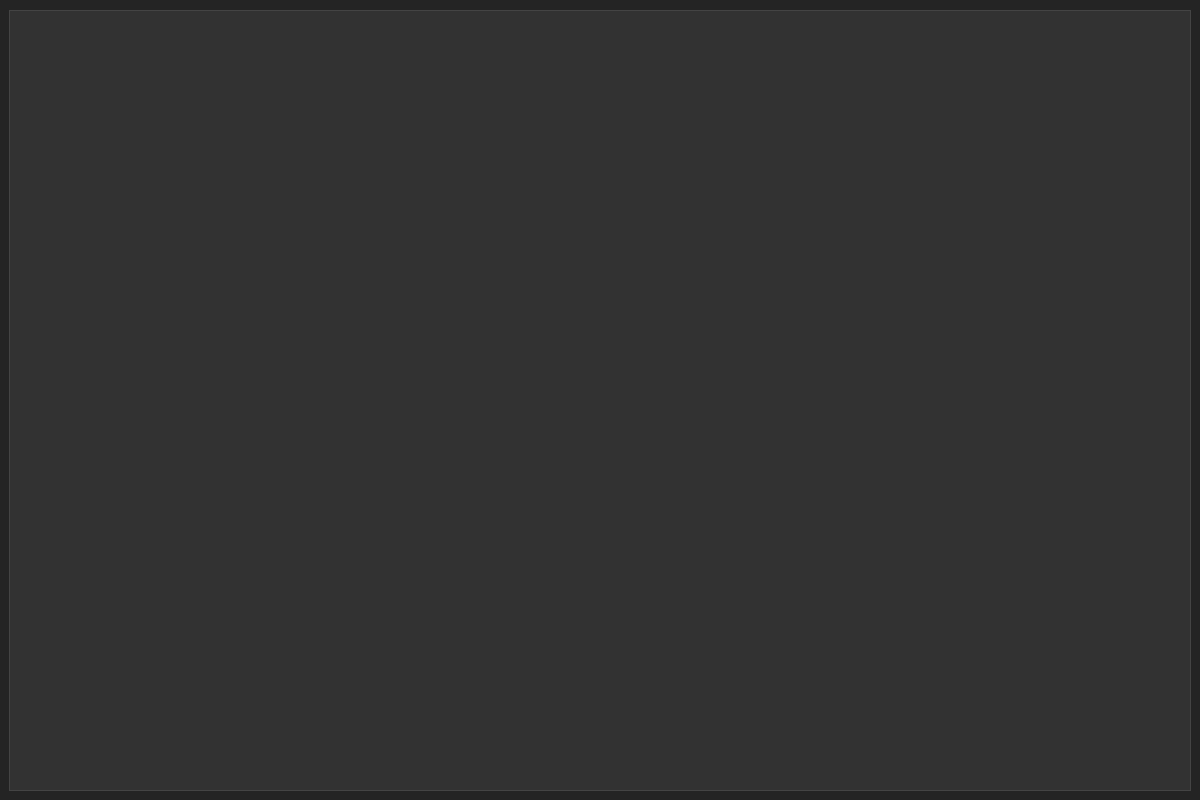
<?xml version="1.0" encoding="UTF-8"?>
<ui version="4.0">
 <class>MainWindow</class>
 <widget class="QMainWindow" name="MainWindow">
  <property name="geometry">
   <rect>
    <x>0</x>
    <y>0</y>
    <width>1200</width>
    <height>800</height>
   </rect>
  </property>
  <property name="minimumSize">
   <size>
    <width>1200</width>
    <height>800</height>
   </size>
  </property>
  <property name="windowTitle">
   <string>Torpedo</string>
  </property>
  <property name="styleSheet">
   <string notr="true">
/*-----QWidget-----*/
QWidget
{
	background-color: #242424;
	color: #fff;
	selection-background-color: #fff;
	selection-color: #000;

}

QWidget::tab {
min-width:150px;
min-height:35px;
background-color:#12789c;
color: #d3d6da;
}


QWidget::tab:selected {
background-color:#a9b7c6;
color: rgb(22, 137, 179);
}


/*-----QLabel-----*/
QLabel
{
	background-color: transparent;
	color: #fff;

}


/*-----QMenuBar-----*/
QMenuBar 
{
	background-color: #4a5157;
	color: #fff;

}


QMenuBar::item 
{
	background-color: transparent;
	border-left: 1px solid #003333;
	padding: 5px;
	padding-left: 15px;
	padding-right: 15px;

}


QMenuBar::item:selected 
{
	background-color: #003333;
	border: 1px solid #006666;
	color: #fff;

}


QMenuBar::item:pressed 
{
	background-color: #006666;
	border: 1px solid #006666;
	color: #fff;

}


/*-----QMenu-----*/
QMenu
{
    background-color: #4a5157;
    border: 1px solid #4a5157;
    padding: 10px;
	color: #fff;

}


QMenu::item
{
    background-color: transparent;
    padding: 2px 20px 2px 20px;
	min-width: 200px;

}


QMenu::separator
{
   	background-color: #242424;
	height: 1px;

}


QMenu::item:disabled
{
    color: #555;
    background-color: transparent;
    padding: 2px 20px 2px 20px;

}


QMenu::item:selected
{
	background-color: #003333;
	border: 1px solid #006666;
	color: #fff;

}


/*-----QToolButton-----*/
QToolButton 
{
	background-color: transparent;
	color: #fff;
	padding: 3px;
	margin-left: 1px;
}


QToolButton:hover
{
	background-color: rgba(70,162,218,50%);
	border: 1px solid #46a2da;
	color: #000;
	
}


QToolButton:pressed
{
	background-color: #727272;
	border: 1px solid #46a2da;

}


QToolButton:checked
{
	background-color: #727272;
	border: 1px solid #222;
}


/*-----QPushButton-----*/
QPushButton
{
	background-color: #4891b4;
	color: #fff;
	min-width: 80px;
	border-radius: 4px;
	padding: 5px;

}


QPushButton::flat
{
	background-color: transparent;
	border: none;
	color: #000;

}


QPushButton::disabled
{
	background-color: #606060;
	color: #959595;
	border-color: #051a39;

}


QPushButton::hover
{
	background-color: #54aad3;
	border: 1px solid #46a2da;

}


QPushButton::pressed
{
	background-color: #2385b4;
	border: 1px solid #46a2da;

}


QPushButton::checked
{
	background-color: #bd5355;
	border: 1px solid #bd5355;

}


/*-----QLineEdit-----*/
QLineEdit
{
	background-color: #242424;
	color : #fff;
	border: 1px solid #1d1d1d;
	padding: 3px;
	padding-left: 5px;
	border-radius: 4px;

}


/*-----QPlainTExtEdit-----*/
QPlainTextEdit
{
	background-color: #242424;
	color : #fff;
	border: 1px solid #1d1d1d;
	padding: 3px;
	padding-left: 5px;
	border-radius: 4px;

}


/*-----QToolBox-----*/
QToolBox
{
	background-color: transparent;
	border: 1px solid #1d1d1d;

}


QToolBox::tab
{
	background-color: #002b2b;
	border: 1px solid #1d1d1d;

}


QToolBox::tab:hover
{
	background-color: #006d6d;
	border: 1px solid #1d1d1d;

}


/*-----QComboBox-----*/
QComboBox
{
    background-color: #4a5157;
    padding-left: 6px;
    color: #fff;
    height: 20px;
	border-radius: 4px;

}


QComboBox::disabled
{
	background-color: #404040;
	color: #656565;
	border-color: #051a39;

}


QComboBox:on
{
    background-color: #4a5157;
	color: #fff;

}


QComboBox QAbstractItemView
{
    background-color: #4a5157;
    color: #fff;
    selection-background-color: #002b2b;
	selection-color: #fff;
    outline: 0;

}


QComboBox::drop-down
{
	background-color: #4a5157;
    subcontrol-origin: padding;
    subcontrol-position: top right;
	border-radius: 4px;
    width: 15px;

}


QComboBox::down-arrow
{
    image: url(://arrow-down.png);
    width: 8px;
    height: 8px;

}


/*-----QDoubleSpinBox &amp; QCalendarWidget-----*/
QDoubleSpinBox,
QCalendarWidget QSpinBox 
{
	background-color: #242424;
	color : #fff;
	border: 1px solid #1d1d1d;
	border-radius: 4px;
	padding: 3px;
	padding-left: 5px;

}


QDoubleSpinBox::up-button, 
QCalendarWidget QSpinBox::up-button
{
	background-color: #4a5157;
    width: 16px; 
	border-top-right-radius: 4px;
    border-width: 1px;
	border-color: #1d1d1d;

}


QDoubleSpinBox::up-button:hover, 
QCalendarWidget QSpinBox::up-button:hover
{
	background-color: #585858;

}


QDoubleSpinBox::up-button:pressed, 
QCalendarWidget QSpinBox::up-button:pressed
{
	background-color: #252525;
    width: 16px; 
    border-width: 1px;

}


QDoubleSpinBox::up-arrow,
QCalendarWidget QSpinBox::up-arrow
{
    image: url(://arrow-up.png);
    width: 7px;
    height: 7px;

}


QDoubleSpinBox::down-button, 
QCalendarWidget QSpinBox::down-button
{
	background-color: #4a5157;
    width: 16px; 
    border-width: 1px;
	border-bottom-right-radius: 4px;
	border-color: #1d1d1d;

}


QDoubleSpinBox::down-button:hover, 
QCalendarWidget QSpinBox::down-button:hover
{
	background-color: #585858;

}


QDoubleSpinBox::down-button:pressed, 
QCalendarWidget QSpinBox::down-button:pressed
{
	background-color: #252525;
    width: 16px; 
    border-width: 1px;

}


QDoubleSpinBox::down-arrow,
QCalendarWidget QSpinBox::down-arrow
{
    image: url(://arrow-down.png);
    width: 7px;
    height: 7px;

}


/*-----QGroupBox-----*/
QGroupBox 
{
    border: 1px solid;
    border-color: #1d1d1d;
	border-radius: 4px;
    margin-top: 23px;

}


QGroupBox::title  
{
    background-color: #002b2b;
    color: #fff;
	subcontrol-position: top left;
    subcontrol-origin: margin;
    padding: 5px;
	min-width: 100px;
	border: 1px solid #1d1d1d;
	border-top-left-radius: 4px;
	border-top-right-radius: 4px;
	border-bottom: none;

}


/*-----QHeaderView-----*/
QHeaderView::section
{
    background-color: #4a5157;
	border: none;
    color: #fff;
	padding: 4px;
	
}


QHeaderView::section:disabled
{
    background-color: #525251;
    color: #656565;

}


QHeaderView::section:checked
{
    background-color: qlineargradient(spread: repeat, x1:1, y1:0, x2:1, y2:1, stop:0 rgba(227, 227, 227, 255),stop:1 rgba(187, 187, 187, 255));
    color: #000;

}


QHeaderView::section::vertical::first,
QHeaderView::section::vertical::only-one
{
    border-left: 1px solid #003333;

}


QHeaderView::section::vertical
{
    border-left: 1px solid #003333;
}


QHeaderView::section::horizontal::first,
QHeaderView::section::horizontal::only-one
{
    border-left: 1px solid #003333;

}


QHeaderView::section::horizontal
{
    border-left: 1px solid #003333;

}


QTableCornerButton::section
{
    background-color: qlineargradient(spread:repeat, x1:1, y1:0, x2:1, y2:1, stop:0 rgba(227, 227, 227, 255),stop:1 rgba(187, 187, 187, 255));
	border: 1px solid #000;
    color: #fff;

}


/*-----QCalendarWidget-----*/
QCalendarWidget QToolButton
{
  	background-color: transparent;
  	color: white;

}


QCalendarWidget QToolButton::hover
{
	background-color: #006666;
	border: 1px solid #006666;
	color: #fff;

}


QCalendarWidget QMenu 
{
	width: 120px;
	left: 20px;
	color: white;

}


QCalendarWidget QWidget 
{ 
	alternate-background-color: #4a5157; 
	color: #fff;

}


QCalendarWidget QAbstractItemView:enabled 
{
	color: #fff;  
	background-color: #242424;  
	selection-background-color: #002b2b; 
	selection-color: #fff; 

}


QCalendarWidget QAbstractItemView:disabled 
{ 
	color: #404040; 

}


/*-----QTreeWidget-----*/
QTreeView
{
	show-decoration-selected: 0;
	alternate-background-color: transparent;
	background-color: transparent;
   	border: none;
	color: #fff;
	font: 8pt;

}


QTreeView::item:selected
{
	color:#fff;
	background-color: #002b2b;
	border-radius: 0px;

}


QTreeView::item:!selected:hover
{
    background-color: #5e5e5e;
    border: none;
    color: white;

}


QTreeView::branch:has-children:!has-siblings:closed,
QTreeView::branch:closed:has-children:has-siblings 
{
	image: url(://tree-closed.png);

}


QTreeView::branch:open:has-children:!has-siblings,
QTreeView::branch:open:has-children:has-siblings  
{
	image: url(://tree-open.png);

}


/*-----QListView-----*/
QListView 
{
	background-color: transparent;
	alternate-background-color: transparent;
    border : none;
    color: #fff;
    show-decoration-selected: 1; 
    outline: 0;
   	border: 1px solid #1d1d1d;

}


QListView::disabled 
{
	background-color: #656565;
	color: #1b1b1b;
    border: 1px solid #656565;

}


QListView::item 
{
	background-color: transparent;
    padding: 1px;

}


QListView::item:selected 
{
	background-color: #002b2b;
	border: 1px solid #002b2b;
	color: #fff;

}


QListView::item:selected:!active 
{
	background-color: #002b2b;
	border: 1px solid #002b2b;
	color: #fff;

}


QListView::item:selected:active 
{
	background-color: #002b2b;
	border: 1px solid #002b2b;
	color: #fff;

}


QListView::item:hover {
    background-color: #5e5e5e;
    border: none;
    color: #000;

}


/*-----QCheckBox-----*/
QCheckBox
{
	background-color: transparent;
    color: #fff;
	border: none;

}


QCheckBox::indicator
{
    background-color: lightgray;
    border: 1px solid #000;
    width: 12px;
    height: 12px;

}


QCheckBox::indicator:checked
{
    image:url(&quot;./ressources/check.png&quot;);
	background-color: #002b2b;
    border: 1px solid #3a546e;

}


QCheckBox::indicator:unchecked:hover
{
	border: 1px solid #46a2da; 

}


QCheckBox::disabled
{
	color: #656565;

}


QCheckBox::indicator:disabled
{
	background-color: #656565;
	color: #656565;
    border: 1px solid #656565;

}


/*-----QRadioButton-----*/
QRadioButton 
{
	color: #fff;
	background-color: transparent;

}


QRadioButton::indicator::unchecked:hover 
{
	background-color: #d3d3d3;
	border: 2px solid #002b2b;
	border-radius: 6px;
}


QRadioButton::indicator::checked 
{
	border: 2px solid #52beff;
	border-radius: 6px;
	background-color: #002b2b;  
	width: 9px; 
	height: 9px; 

}


/*-----QScrollBar-----*/
QScrollBar:vertical 
{
   border: none;
   width: 12px;

}


QScrollBar::handle:vertical 
{
   border: none;
   border-radius : 0px;
   background-color: #7a7a7a;
   min-height: 80px;
   width : 12px;

}


QScrollBar::handle:vertical:pressed
{
   background-color: #5d5f60; 

}


QScrollBar::add-line:vertical
{
   border: none;
   background: transparent;
   height: 0px;
   subcontrol-position: bottom;
   subcontrol-origin: margin;

}


QScrollBar::add-line:vertical:hover 
{
   background-color: transparent;

}


QScrollBar::add-line:vertical:pressed 
{
   background-color: #3f3f3f;

}


QScrollBar::sub-line:vertical
{
   border: none;
   background: transparent;
   height: 0px;

}


QScrollBar::sub-line:vertical:hover 
{
   background-color: transparent;

}


QScrollBar::sub-line:vertical:pressed 
{
   background-color: #3f3f3f;

}


QScrollBar::up-arrow:vertical
{
   width: 0px;
   height: 0px;
   background: transparent;

}


QScrollBar::down-arrow:vertical 
{
   width: 0px;
   height: 0px;
   background: transparent;

}


QScrollBar::add-page:vertical, QScrollBar::sub-page:vertical
{
   background-color: #222222;
	
}


QScrollBar:horizontal 
{
   border: none;
   height: 12px;

}


QScrollBar::handle:horizontal 
{
   border: none;
   border-radius : 0px;
   background-color: #7a7a7a;
   min-height: 80px;
   height : 12px;

}


QScrollBar::handle:horizontal:pressed
{
   background-color: #5d5f60; 

}


QScrollBar::add-line:horizontal
{
   border: none;
   background: transparent;
   height: 0px;
   subcontrol-position: bottom;
   subcontrol-origin: margin;

}


QScrollBar::add-line:horizontal:hover 
{
   background-color: transparent;

}


QScrollBar::add-line:horizontal:pressed 
{
   background-color: #3f3f3f;

}


QScrollBar::sub-line:horizontal
{
   border: none;
   background: transparent;
   height: 0px;

}


QScrollBar::sub-line:horizontal:hover 
{
   background-color: transparent;

}


QScrollBar::sub-line:horizontal:pressed 
{
   background-color: #3f3f3f;

}


QScrollBar::up-arrow:horizontal
{
   width: 0px;
   height: 0px;
   background: transparent;

}


QScrollBar::down-arrow:horizontal 
{
   width: 0px;
   height: 0px;
   background: transparent;

}


QScrollBar::add-page:horizontal, QScrollBar::sub-page:horizontal
{
   background-color: #222222;
	
}


/*-----QProgressBar-----*/
QProgressBar
{
	border: 1px solid #1d1d1d;
    text-align: center;
	border-radius: 10px;
	color: #fff;
	font-weight: bold;

}


QProgressBar::chunk
{
    background-color: #3b86ae;
	border-radius: 9px;
    margin: 0.5px;

}


/*-----QStatusBar-----*/
QStatusBar
{
	background-color: #4a5157;
	color: #ffffff;
	border-color: #051a39;

}


/*-----QSizeGrip-----*/
QSizeGrip 
{
	background-color: image(&quot;./ressources/sizegrip.png&quot;); /*To replace*/
	border: none;

}

QLineEdit[data^=&quot;on&quot;] { 
font-size: 14pt;
color: white;
}

Line{
color: #FFFFFF;
}

Line[objectName^=&quot;horizontal&quot;]{
max-height: 1px;
}

Line[objectName^=&quot;vertical&quot;]{
max-width: 1px;
}

QFrame[objectName^=&quot;data&quot;]  {
background: rgb(93, 93, 97);
}

QTableWidget{
	background:#28262E;
}

QTableWidget::item {
border: 0px; 

min-width: 200px;
padding: 5px;

font-size: 19pt;
}

</string>
  </property>
  <widget class="QWidget" name="centralwidget">
   <layout class="QHBoxLayout" name="horizontalLayout">
    <item>
     <widget class="QTabWidget" name="tabWidget">
      <property name="styleSheet">
       <string notr="true">QToolTip
{
     border: 1px solid black;
     background-color: #ffa02f;
     padding: 1px;
     border-radius: 3px;
     opacity: 100;
}

QWidget
{
    color: #b1b1b1;
    background-color: #323232;
}

QTreeView, QListView
{
    background-color: silver;
    margin-left: 5px;
}

QWidget:item:hover
{
    background-color: QLinearGradient( x1: 0, y1: 0, x2: 0, y2: 1, stop: 0 #ffa02f, stop: 1 #ca0619);
    color: #000000;
}

QWidget:item:selected
{
    background-color: QLinearGradient( x1: 0, y1: 0, x2: 0, y2: 1, stop: 0 #ffa02f, stop: 1 #d7801a);
}

QMenuBar::item
{
    background: transparent;
}

QMenuBar::item:selected
{
    background: transparent;
    border: 1px solid #ffaa00;
}

QMenuBar::item:pressed
{
    background: #444;
    border: 1px solid #000;
    background-color: QLinearGradient(
        x1:0, y1:0,
        x2:0, y2:1,
        stop:1 #212121,
        stop:0.4 #343434/*,
        stop:0.2 #343434,
        stop:0.1 #ffaa00*/
    );
    margin-bottom:-1px;
    padding-bottom:1px;
}

QMenu
{
    border: 1px solid #000;
}

QMenu::item
{
    padding: 2px 20px 2px 20px;
}

QMenu::item:selected
{
    color: #000000;
}

QWidget:disabled
{
    color: #808080;
    background-color: #323232;
}

QAbstractItemView
{
    background-color: QLinearGradient( x1: 0, y1: 0, x2: 0, y2: 1, stop: 0 #4d4d4d, stop: 0.1 #646464, stop: 1 #5d5d5d);
}

QWidget:focus
{
    /*border: 1px solid darkgray;*/
}

QLineEdit
{
    background-color: QLinearGradient( x1: 0, y1: 0, x2: 0, y2: 1, stop: 0 #4d4d4d, stop: 0 #646464, stop: 1 #5d5d5d);
    padding: 1px;
    border-style: solid;
    border: 1px solid #1e1e1e;
    border-radius: 5;
}

QPushButton
{
    color: #b1b1b1;
    background-color: QLinearGradient( x1: 0, y1: 0, x2: 0, y2: 1, stop: 0 #565656, stop: 0.1 #525252, stop: 0.5 #4e4e4e, stop: 0.9 #4a4a4a, stop: 1 #464646);
    border-width: 1px;
    border-color: #1e1e1e;
    border-style: solid;
    border-radius: 6;
    padding: 3px;
    font-size: 12px;
    padding-left: 5px;
    padding-right: 5px;
    min-width: 40px;
}

QPushButton:pressed
{
    background-color: QLinearGradient( x1: 0, y1: 0, x2: 0, y2: 1, stop: 0 #2d2d2d, stop: 0.1 #2b2b2b, stop: 0.5 #292929, stop: 0.9 #282828, stop: 1 #252525);
}

QComboBox
{
    selection-background-color: #ffaa00;
    background-color: QLinearGradient( x1: 0, y1: 0, x2: 0, y2: 1, stop: 0 #565656, stop: 0.1 #525252, stop: 0.5 #4e4e4e, stop: 0.9 #4a4a4a, stop: 1 #464646);
    border-style: solid;
    border: 1px solid #1e1e1e;
    border-radius: 5;
}

QComboBox:hover,QPushButton:hover
{
    border: 2px solid QLinearGradient( x1: 0, y1: 0, x2: 0, y2: 1, stop: 0 #ffa02f, stop: 1 #d7801a);
}


QComboBox:on
{
    padding-top: 3px;
    padding-left: 4px;
    background-color: QLinearGradient( x1: 0, y1: 0, x2: 0, y2: 1, stop: 0 #2d2d2d, stop: 0.1 #2b2b2b, stop: 0.5 #292929, stop: 0.9 #282828, stop: 1 #252525);
    selection-background-color: #ffaa00;
}

QComboBox QAbstractItemView
{
    border: 2px solid darkgray;
    selection-background-color: QLinearGradient( x1: 0, y1: 0, x2: 0, y2: 1, stop: 0 #ffa02f, stop: 1 #d7801a);
}

QComboBox::drop-down
{
     subcontrol-origin: padding;
     subcontrol-position: top right;
     width: 15px;

     border-left-width: 0px;
     border-left-color: darkgray;
     border-left-style: solid; /* just a single line */
     border-top-right-radius: 3px; /* same radius as the QComboBox */
     border-bottom-right-radius: 3px;
 }

QComboBox::down-arrow
{
     image: url(:/dark_orange/img/down_arrow.png);
}

QGroupBox
{
    border: 1px solid darkgray;
    margin-top: 10px;
}

QGroupBox:focus
{
    border: 1px solid darkgray;
}

QTextEdit:focus
{
    border: 1px solid darkgray;
}

QScrollBar:horizontal {
     border: 1px solid #222222;
     background: QLinearGradient( x1: 0, y1: 0, x2: 0, y2: 1, stop: 0.0 #121212, stop: 0.2 #282828, stop: 1 #484848);
     height: 7px;
     margin: 0px 16px 0 16px;
}

QScrollBar::handle:horizontal
{
      background: QLinearGradient( x1: 0, y1: 0, x2: 1, y2: 0, stop: 0 #ffa02f, stop: 0.5 #d7801a, stop: 1 #ffa02f);
      min-height: 20px;
      border-radius: 2px;
}

QScrollBar::add-line:horizontal {
      border: 1px solid #1b1b19;
      border-radius: 2px;
      background: QLinearGradient( x1: 0, y1: 0, x2: 1, y2: 0, stop: 0 #ffa02f, stop: 1 #d7801a);
      width: 14px;
      subcontrol-position: right;
      subcontrol-origin: margin;
}

QScrollBar::sub-line:horizontal {
      border: 1px solid #1b1b19;
      border-radius: 2px;
      background: QLinearGradient( x1: 0, y1: 0, x2: 1, y2: 0, stop: 0 #ffa02f, stop: 1 #d7801a);
      width: 14px;
     subcontrol-position: left;
     subcontrol-origin: margin;
}

QScrollBar::right-arrow:horizontal, QScrollBar::left-arrow:horizontal
{
      border: 1px solid black;
      width: 1px;
      height: 1px;
      background: white;
}

QScrollBar::add-page:horizontal, QScrollBar::sub-page:horizontal
{
      background: none;
}

QScrollBar:vertical
{
      background: QLinearGradient( x1: 0, y1: 0, x2: 1, y2: 0, stop: 0.0 #121212, stop: 0.2 #282828, stop: 1 #484848);
      width: 7px;
      margin: 16px 0 16px 0;
      border: 1px solid #222222;
}

QScrollBar::handle:vertical
{
      background: QLinearGradient( x1: 0, y1: 0, x2: 0, y2: 1, stop: 0 #ffa02f, stop: 0.5 #d7801a, stop: 1 #ffa02f);
      min-height: 20px;
      border-radius: 2px;
}

QScrollBar::add-line:vertical
{
      border: 1px solid #1b1b19;
      border-radius: 2px;
      background: QLinearGradient( x1: 0, y1: 0, x2: 0, y2: 1, stop: 0 #ffa02f, stop: 1 #d7801a);
      height: 14px;
      subcontrol-position: bottom;
      subcontrol-origin: margin;
}

QScrollBar::sub-line:vertical
{
      border: 1px solid #1b1b19;
      border-radius: 2px;
      background: QLinearGradient( x1: 0, y1: 0, x2: 0, y2: 1, stop: 0 #d7801a, stop: 1 #ffa02f);
      height: 14px;
      subcontrol-position: top;
      subcontrol-origin: margin;
}

QScrollBar::up-arrow:vertical, QScrollBar::down-arrow:vertical
{
      border: 1px solid black;
      width: 1px;
      height: 1px;
      background: white;
}


QScrollBar::add-page:vertical, QScrollBar::sub-page:vertical
{
      background: none;
}

QTextEdit
{
    background-color: #242424;
}

QPlainTextEdit
{
    background-color: #242424;
}

QHeaderView::section
{
    background-color: QLinearGradient(x1:0, y1:0, x2:0, y2:1, stop:0 #616161, stop: 0.5 #505050, stop: 0.6 #434343, stop:1 #656565);
    color: white;
    padding-left: 4px;
    border: 1px solid #6c6c6c;
}

QCheckBox:disabled
{
color: #414141;
}

QDockWidget::title
{
    text-align: center;
    spacing: 3px; /* spacing between items in the tool bar */
    background-color: QLinearGradient(x1:0, y1:0, x2:0, y2:1, stop:0 #323232, stop: 0.5 #242424, stop:1 #323232);
}

QDockWidget::close-button, QDockWidget::float-button
{
    text-align: center;
    spacing: 1px; /* spacing between items in the tool bar */
    background-color: QLinearGradient(x1:0, y1:0, x2:0, y2:1, stop:0 #323232, stop: 0.5 #242424, stop:1 #323232);
}

QDockWidget::close-button:hover, QDockWidget::float-button:hover
{
    background: #242424;
}

QDockWidget::close-button:pressed, QDockWidget::float-button:pressed
{
    padding: 1px -1px -1px 1px;
}

QMainWindow::separator
{
    background-color: QLinearGradient(x1:0, y1:0, x2:0, y2:1, stop:0 #161616, stop: 0.5 #151515, stop: 0.6 #212121, stop:1 #343434);
    color: white;
    padding-left: 4px;
    border: 1px solid #4c4c4c;
    spacing: 3px; /* spacing between items in the tool bar */
}

QMainWindow::separator:hover
{

    background-color: QLinearGradient(x1:0, y1:0, x2:0, y2:1, stop:0 #d7801a, stop:0.5 #b56c17 stop:1 #ffa02f);
    color: white;
    padding-left: 4px;
    border: 1px solid #6c6c6c;
    spacing: 3px; /* spacing between items in the tool bar */
}

QToolBar::handle
{
     spacing: 3px; /* spacing between items in the tool bar */
     background: url(:/dark_orange/img/handle.png);
}

QMenu::separator
{
    height: 2px;
    background-color: QLinearGradient(x1:0, y1:0, x2:0, y2:1, stop:0 #161616, stop: 0.5 #151515, stop: 0.6 #212121, stop:1 #343434);
    color: white;
    padding-left: 4px;
    margin-left: 10px;
    margin-right: 5px;
}

QProgressBar
{
    border: 2px solid grey;
    border-radius: 5px;
    text-align: center;
}

QProgressBar::chunk
{
    background-color: #d7801a;
    width: 2.15px;
    margin: 0.5px;
}

QTabBar::tab {
    color: #b1b1b1;
    border: 1px solid #444;
    border-bottom-style: none;
    background-color: #323232;
    padding-left: 10px;
    padding-right: 10px;
    padding-top: 3px;
    padding-bottom: 2px;
    margin-right: -1px;
}

QTabWidget::pane {
    border: 1px solid #444;
    top: 1px;
}

QTabBar::tab:last
{
    margin-right: 0; /* the last selected tab has nothing to overlap with on the right */
    border-top-right-radius: 3px;
}

QTabBar::tab:first:!selected
{
 margin-left: 0px; /* the last selected tab has nothing to overlap with on the right */


    border-top-left-radius: 3px;
}

QTabBar::tab:!selected
{
    color: #b1b1b1;
    border-bottom-style: solid;
    margin-top: 3px;
    background-color: QLinearGradient(x1:0, y1:0, x2:0, y2:1, stop:1 #212121, stop:.4 #343434);
}

QTabBar::tab:selected
{
    border-top-left-radius: 3px;
    border-top-right-radius: 3px;
    margin-bottom: 0px;
}

QTabBar::tab:!selected:hover
{
    /*border-top: 2px solid #ffaa00;
    padding-bottom: 3px;*/
    border-top-left-radius: 3px;
    border-top-right-radius: 3px;
    background-color: QLinearGradient(x1:0, y1:0, x2:0, y2:1, stop:1 #212121, stop:0.4 #343434, stop:0.2 #343434, stop:0.1 #ffaa00);
}

QRadioButton::indicator:checked, QRadioButton::indicator:unchecked{
    color: #b1b1b1;
    background-color: #323232;
    border: 1px solid #b1b1b1;
    border-radius: 6px;
}

QRadioButton::indicator:checked
{
    background-color: qradialgradient(
        cx: 0.5, cy: 0.5,
        fx: 0.5, fy: 0.5,
        radius: 1.0,
        stop: 0.25 #ffaa00,
        stop: 0.3 #323232
    );
}

QCheckBox::indicator{
    color: #b1b1b1;
    background-color: #323232;
    border: 1px solid #b1b1b1;
    width: 9px;
    height: 9px;
}

QRadioButton::indicator
{
    border-radius: 6px;
}

QRadioButton::indicator:hover, QCheckBox::indicator:hover
{
    border: 1px solid #ffaa00;
}

QCheckBox::indicator:checked
{
    image:url(:/dark_orange/img/checkbox.png);
}

QCheckBox::indicator:disabled, QRadioButton::indicator:disabled
{
    border: 1px solid #444;
}


QSlider::groove:horizontal {
    border: 1px solid #3A3939;
    height: 8px;
    background: #201F1F;
    margin: 2px 0;
    border-radius: 2px;
}

QSlider::handle:horizontal {
    background: QLinearGradient( x1: 0, y1: 0, x2: 0, y2: 1,
      stop: 0.0 silver, stop: 0.2 #a8a8a8, stop: 1 #727272);
    border: 1px solid #3A3939;
    width: 14px;
    height: 14px;
    margin: -4px 0;
    border-radius: 2px;
}

QSlider::groove:vertical {
    border: 1px solid #3A3939;
    width: 8px;
    background: #201F1F;
    margin: 0 0px;
    border-radius: 2px;
}

QSlider::handle:vertical {
    background: QLinearGradient( x1: 0, y1: 0, x2: 0, y2: 1, stop: 0.0 silver,
      stop: 0.2 #a8a8a8, stop: 1 #727272);
    border: 1px solid #3A3939;
    width: 14px;
    height: 14px;
    margin: 0 -4px;
    border-radius: 2px;
}

QAbstractSpinBox {
    padding-top: 2px;
    padding-bottom: 2px;
    border: 1px solid darkgray;

    border-radius: 2px;
    min-width: 50px;
}</string>
      </property>
      <property name="currentIndex">
       <number>-1</number>
      </property>
     </widget>
    </item>
   </layout>
  </widget>
  <widget class="QMenuBar" name="menubar">
   <property name="geometry">
    <rect>
     <x>0</x>
     <y>0</y>
     <width>1200</width>
     <height>27</height>
    </rect>
   </property>
  </widget>
 </widget>
 <resources/>
 <connections/>
</ui>
